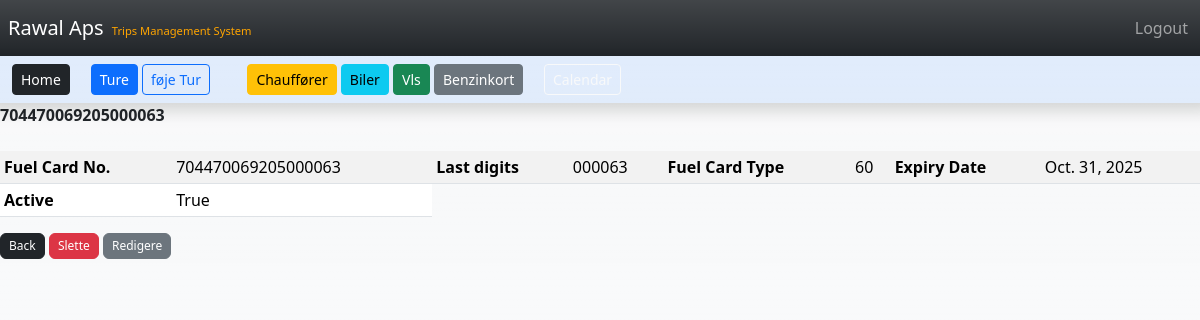
The app's page /fcard/1 (signed in) with its own data.
### TMS/models.py (models this page shows, shortened)
class FCard(models.Model):
	fcnr = models.CharField(max_length=25)
	lastdigits = models.CharField(max_length=8)
	FCTYPE_CHOICES = [
        ("60", "60"),
        ("61", "61"),
        ("61", "62"),
        ("61", "63"),
        ("61", "64"),
        ("61", "65"),
    ]
	fctype = models.CharField(choices=FCTYPE_CHOICES,default="63",blank=True,null=True,max_length=5)
	exp_date = models.DateField(blank=True,null=True,)
	is_active = models.BooleanField()
	created_at = models.DateTimeField(auto_now_add=True)

### TMS/views.py (the view)
# urls.py: path('fcard/<int:pk>', views.fcard_record, name='fcard'),
def fcard_record(request, pk):
    if request.user.is_authenticated:
        fcard_record = FCard.objects.get(id=pk)
        return render(request, 'fcard.html', {'fcard_record': fcard_record})
    else:
        messages.success(request, "You Must Be Logged In To View That Page...")
        return redirect('home')

### TMS/templates/fcard.html (shortened to what this page needs)
{% extends 'base.html' %}
{% block content %}
  {% if user.is_authenticated %}
    <div class="card-header">
        <strong>
            {{ fcard_record.fcnr }}
        </strong>
    </div>
    <div class="table-responsive">
        <table class="table table-sm table-striped ">
            <tbody>
            <tr>
                <th scope="row">Fuel Card No.</th>
                <td > {{ fcard_record.fcnr }}</td>
                <th scope="row">Last digits</th>
                <td>{{ fcard_record.lastdigits }}</td>
                <th scope="row">Fuel Card Type</th>
                <td>{{ fcard_record.fctype }}</td>
                <th scope="row">Expiry Date</th>
                <td>{{ fcard_record.exp_date }}</td>
            </tr>
            <tr>
                <th scope="row">Active </th>
                <td>{{ fcard_record.is_active }}</td>
            </tr>
                </tbody>
            </table>
    <div>
        <a href="{% url 'fcards' %}" class="mb-1 btn btn-dark" style="--bs-btn-padding-y: .20rem; --bs-btn-padding-x: .5rem; --bs-btn-font-size: .75rem;">Back</a>
        <a href="{% url 'delete_fcard' fcard_record.id %}" class="mb-1 btn btn-danger" style="--bs-btn-padding-y: .20rem; --bs-btn-padding-x: .5rem; --bs-btn-font-size: .75rem;">Slette</a>
        <a href="{% url 'update_fcard' fcard_record.id %}" class="mb-1 btn btn-secondary" style="--bs-btn-padding-y: .20rem; --bs-btn-padding-x: .5rem; --bs-btn-font-size: .75rem;">Redigere</a>
  {% endif %}
{% endblock %}

### records on screen
FCard: fcnr "704470069205000063", lastdigits "000063", fctype "60", exp_date "Oct. 31, 2025", is_active "True"
